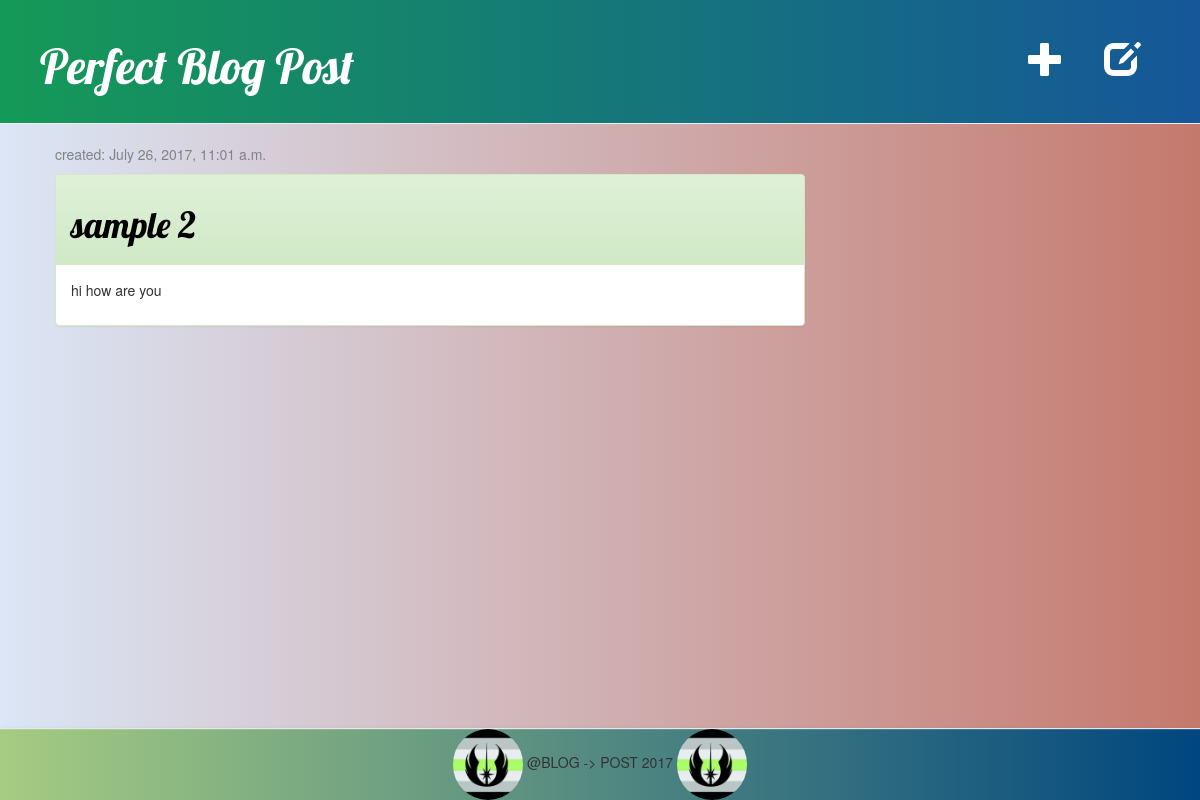
Page /drafts/ (signed in) on the committed database.
### blog/models.py (models this page shows, shortened)
class Post(models.Model):
	author = models.ForeignKey('auth.user')
	title = models.CharField(max_length=200)
	text = models.TextField()
	created_date = models.DateTimeField(default=timezone.now)
	published_date = models.DateTimeField(blank=True, null=True)

### blog/views.py (the view)
# urls.py: url(r'^drafts/$', views.post_draft_list, name='post_draft_list'),
def post_draft_list(request):
	posts = Post.objects.filter(published_date__isnull=True).order_by('created_date')
	return render(request, 'blog/post_draft_list.html', {'posts': posts})

### blog/templates/blog/post_draft_list.html
{% extends 'blog/base.html' %}
{% load staticfiles %}
    {% block content %}
        {% for post in posts %}
            <div class="post">
                <div class="date">
                    <p>created: {{ post.created_date }}</p>
                </div>
                <div class="panel panel-success">
                    <div class="panel-heading">
                        <h1><a href="{% url 'post_detail' pk=post.pk %}" style="color: black">{{ post.title }}</a></h1>
                    </div>
                    <div class="panel-body">
                        <p>{{ post.text|linebreaksbr }}</p>
                    </div>
                </div>
            </div>
        {% endfor %}
    {% endblock %}

### blog/static/css/blog.css (style rules this page uses)
h1 { font-family: 'Lobster', cursive; }
.date { color: #828282; }
.post { margin-bottom: 70px; }
.body { background: #DBE6F6; background: -webkit-linear-gradient(to left, #C5796D, #DBE6F6); background: linear-gradient(to left, #C5796D, #DBE6F6); }

### rows in the picture
Post: created_date "July 26, 2017, 11:01 a.m.", title "sample 2", text "hi how are you"
